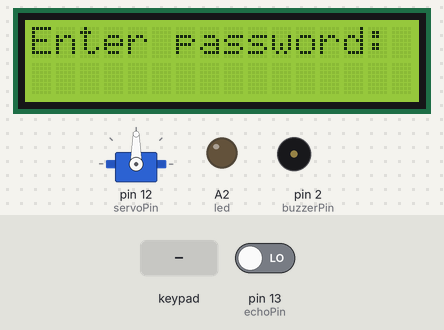
Simulated run of this sketch. Board: Arduino Uno, built with avr-gcc and run on an emulated ATmega328P. Parts: servo, 16×2 character LCD, output pins drawn as LEDs (lit = HIGH), buzzer (waves = sounding, pin HIGH). The inputs (shaded band) are chosen by the test bench; at power-on: pin 13 (echoPin) LOW. What the sketch prints to the serial monitor is not drawn.

Above: at 1.6 s.
1.7 s: keypad keys 1 0 9 8 7 pressed 0.4 s apart
At 4.8 s:
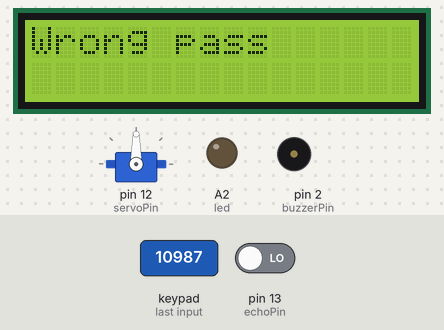
6.7 s: key '2' pressed
At 7.0 s:
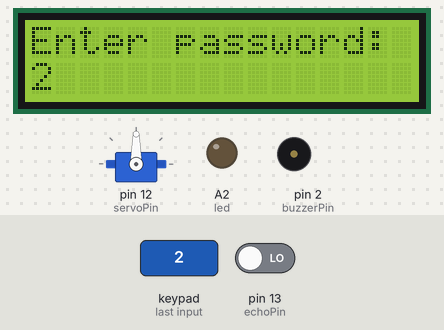
8.2 s: key '1' pressed
At 9.0 s:
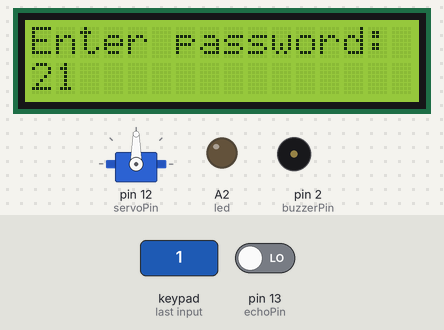
9.7 s: keypad keys 1 0 9 8 7 # pressed 0.4 s apart
At 13.4 s:
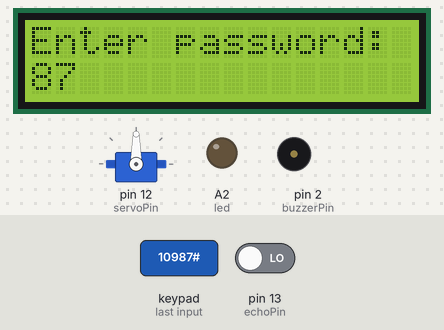
13.6 s: keypad keys 1 0 9 8 7 * pressed 0.4 s apart
At 15.8 s:
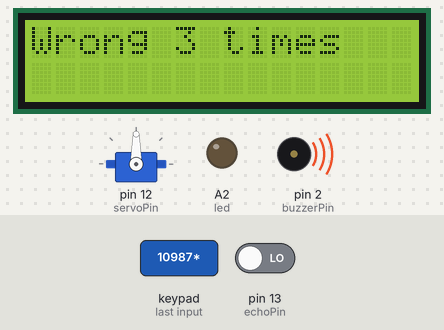
Timing chart, 0 to 17.3 s (numbered marks = the images above; inputs shaded):
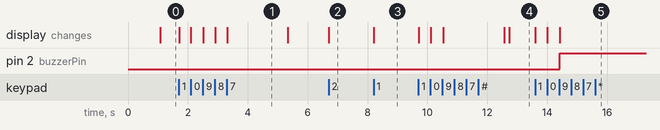

The sketch:

Door_Keypad.ino
```cpp
#include <Keypad.h>
#include <EEPROM.h>
#include <Servo.h>
#include <LiquidCrystal_I2C.h>
#include <Wire.h>
#include <Ultrasonic.h>

LiquidCrystal_I2C lcd(0x27, 16, 2);

int address = 0;
const int maxDigits = 5;
char inputDigits[maxDigits + 1];
int digitCount = 0;
int passInput = 0;
int passcurrent = 0;
Servo myservo;
const int servoPin = 12;

const int triggerPin = 11;
const int echoPin = 13;

const int thresholdDistance = 50;
#define photoresistor A3
#define led A2

const byte ROWS = 4;
const byte COLS = 4;

char hexaKeys[ROWS][COLS] = {
  { '1', '2', '3', 'A' },
  { '4', '5', '6', 'B' },
  { '7', '8', '9', 'C' },
  { '*', '0', '#', 'D' }
};

byte rowPins[ROWS] = { 10, 9, 8, 7 };
byte colPins[COLS] = { 6, 5, 4, 3 };

Keypad customKeypad = Keypad(makeKeymap(hexaKeys), rowPins, colPins, ROWS, COLS);

const int buzzerPin = 2;

void setup() {
  EEPROM.begin();
  Serial.begin(9600);
  pinMode(buzzerPin, OUTPUT);
  pinMode(led, OUTPUT);
  myservo.attach(servoPin);
  lcd.init();       // Khởi tạo màn hình LCD
  lcd.backlight();  // Bật đèn nền màn hình LCD
  lcd.setCursor(0, 0);
}

void loop() {
  openLed();
  loadPassword();
  // Đo khoảng cách bằng cảm biến siêu âm
  long duration;
  int distance;

  digitalWrite(triggerPin, LOW);
  delayMicroseconds(2);
  digitalWrite(triggerPin, HIGH);
  delayMicroseconds(10);
  digitalWrite(triggerPin, LOW);

  duration = pulseIn(echoPin, HIGH);

  // Tính khoảng cách dựa trên thời gian
  distance = duration * 0.034 / 2;  // Tính khoảng cách trong đơn vị cm

  // Kiểm tra nếu khoảng cách nhỏ hơn ngưỡng
  if (distance < thresholdDistance) {
  if (passcurrent == 0) {
    lcd.clear();
    lcd.setCursor(0, 0);
    lcd.print("No password");
    lcd.setCursor(0, 1);
    lcd.print("Create one");
    inputPassword();
    savePassword();
  } else {
    int countErr = 0;
    do {
      lcd.clear();
      lcd.print("Enter password:");
      inputPassword();
      if (passcurrent == passInput) {
        lcd.clear();
        lcd.setCursor(0, 0);
        lcd.print("Log in success");
        toggleDoor();
        delay(2000);
        lcd.clear();
        lcd.setCursor(0, 0);
        lcd.print("Want change password(A):");
        for (int i = 0; i < 100; i++) {
          char confirmChange = customKeypad.getKey();
          if (confirmChange == 'A') {
            lcd.clear();
            lcd.setCursor(0, 0);
            lcd.print("Enter pass change");
            inputPassword();
            savePassword();
            lcd.clear();
            lcd.setCursor(0, 0);
            lcd.print("Change success");
            delay(2000);
          }
          delay(50);
        }
        break;
      } else {
        countErr++;
        if (countErr < 3) {
          lcd.clear();
          lcd.setCursor(0, 0);
          lcd.print("Wrong pass");
          delay(2000);
        } else {
          lcd.clear();
          lcd.setCursor(0, 0);
          lcd.print("Wrong 3 times");
          digitalWrite(buzzerPin, HIGH);
          delay(10000);
          digitalWrite(buzzerPin, LOW);
          break;
        }
      }
    } while (countErr < 3);
  }
  }
}

void inputPassword() {
  while (true) {
    char customKey = customKeypad.getKey();

    if (customKey >= '0' && customKey <= '9') {
      if (digitCount < maxDigits) {
        inputDigits[digitCount] = customKey;
        lcd.setCursor(digitCount, 1);
        lcd.print(customKey);
        digitCount++;
      }
    }

    if (digitCount == maxDigits) {
      inputDigits[digitCount] = '\0';
      passInput = atoi(inputDigits);
      digitCount = 0;
      break;
    }
  }
}

void loadPassword() {
  passcurrent = 0;
  for (int i = 0; i < 5; i++) {
    byte value = EEPROM.read(address + i);
    passcurrent = (passcurrent * 10) + value;
  }
}

void savePassword() {
  int value = passInput;
  for (int i = 4; i >= 0; i--) {
    EEPROM.write(i, value % 10);
    value = (value - value % 10) / 10;
  }
}

void openLed() {
  int sensorValue = analogRead(photoresistor);
  // Convert the analog reading (which goes from 0 - 1023) to a voltage (0 - 5V):
  float voltage = sensorValue * (5.0 / 1023.0);
  // print out the value you read:
  Serial.println(voltage);
  if (voltage < 1) {
    digitalWrite(led, HIGH);
  } else {
    digitalWrite(led, LOW);
  }
}

void toggleDoor() {
  lcd.setCursor(0, 1);
  lcd.print("Door is opened");
  myservo.write(90);  // Mở cửa (quay servo đến 90 độ)
  delay(5000);        // Đợi 5 giây
  lcd.setCursor(0, 1);
  lcd.print("Door is closed");
  myservo.write(-90);  // Đóng cửa (quay servo đến -90 độ)
  delay(2000);         // Đợi 2 giây
}

bool checkPassword(const char *input) {
  // So sánh chuỗi nhập với mật khẩu đúng
  if (strstr(input, passcurrent) != nullptr) {
    lcd.clear();
    lcd.setCursor(0, 0);
    lcd.print("Password correct");
    delay(2000);
    lcd.clear();
    return true;
  } else {
    lcd.clear();
    lcd.setCursor(0, 0);
    lcd.print("Password incorrect");
    delay(2000);
    lcd.clear();
    return false;
  }
}
```

Measured:
- after the input at 1.7 s, the display: first changes at once (image 1 shows a later state)
- after the input at 6.7 s, the display: changes at once (image 2)
- after the input at 8.2 s, the display: changes at once (image 3)
- after the input at 9.7 s, the display: first changes at once (image 4 shows a later state)
- after the input at 13.6 s, pin 2 (buzzerPin): LOW → HIGH after 0.82 s; the display: first changes at once (image 5 shows a later state)
- what the display in image 1 shows lasts 2.0 s, from 3.3 s to 5.3 s
